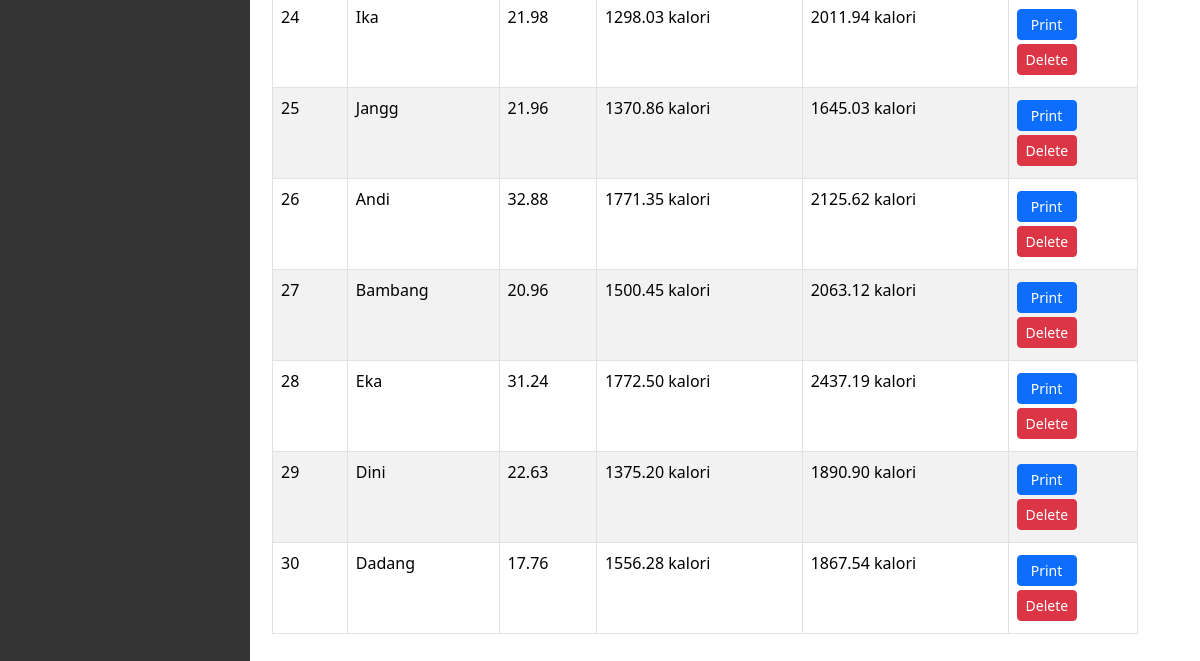
The page /manage_calc (signed in, lower part) on the database as committed earlier.
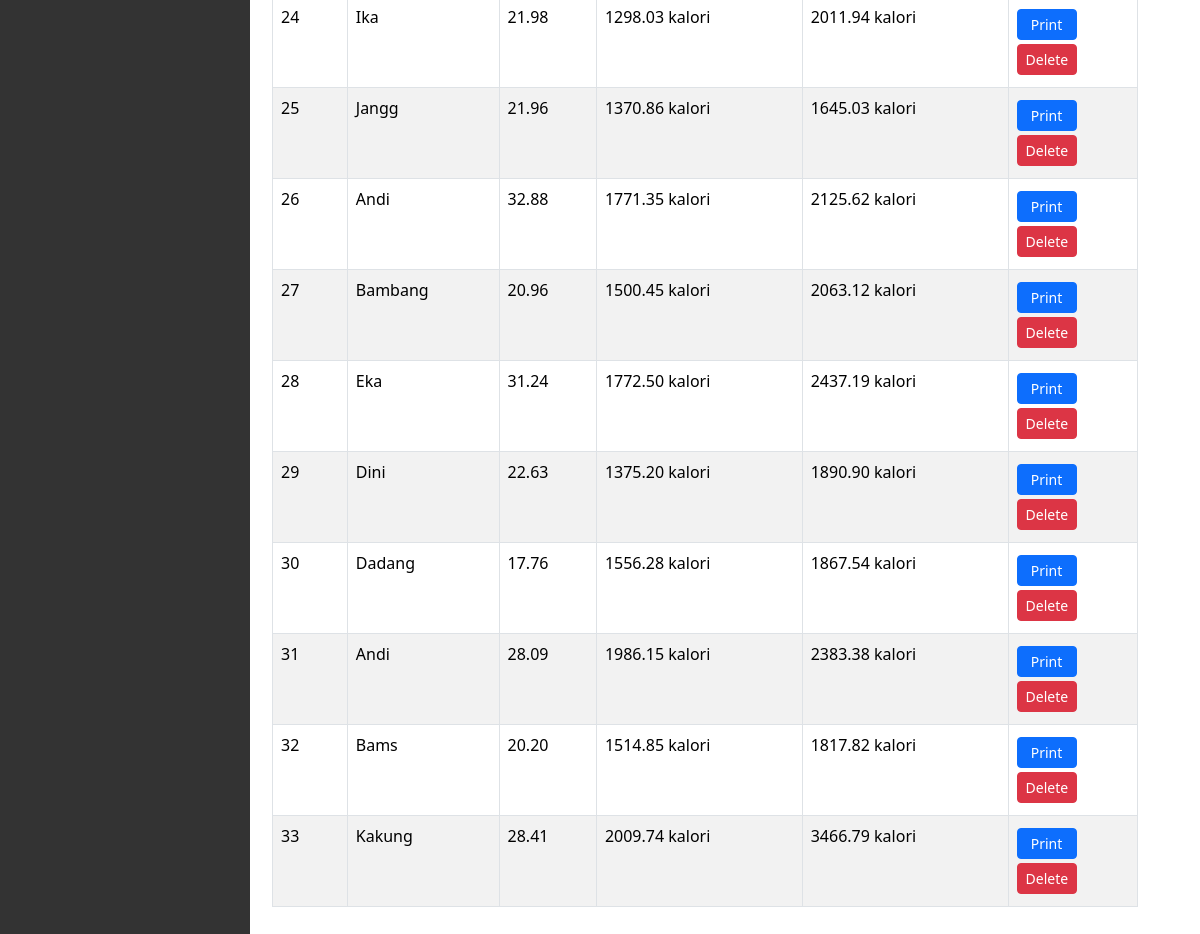
The same page on the database as committed later.
### tables this page shows
CREATE TABLE "bio" (
    id INTEGER PRIMARY KEY AUTOINCREMENT,
    user_id INTEGER,
	name TEXT, 
    imt NUMERIC NOT NULL,
    bmr NUMERIC NOT NULL,
    tdee NUMERIC NOT NULL,
    timestamp TIMESTAMP DEFAULT CURRENT_TIMESTAMP,
    FOREIGN KEY (user_id) REFERENCES users(id)
);

### app.py (the view)
@app.route('/manage_calc', methods=["GET", "POST"])
@login_admin_required
def manage_calc():
    bios = db.execute("SELECT * FROM bio")
    return render_template("manage-kalk.html", bios=bios)

### app.py (called while the page is built)
@app.after_request
def after_request(response):
    response.headers["Cache-Control"] = "no-cache, no-store, must-revalidate"
    response.headers["Expires"] = 0
    response.headers["Pragma"] = "no-cache"
    return response

### helpers.py (called while the page is built)
def login_admin_required(f):
    @wraps(f)
    def decorated_function(*args, **kwargs):
        if session.get("role") != 'admin':
            return redirect("/login")
        return f(*args, **kwargs)
    return decorated_function

def format_decimal(value):
    if value is None:
        return ""
    try:
        formatted_value = "{:.2f}".format(value)
        return formatted_value
    except (ValueError, TypeError):
        return ""

### templates/manage-kalk.html (shortened to what this page needs)
{% extends "dashboard.html" %}
{% block content %}
<div class="section">
    <div action="/manage_user" method="post"></form>
    <table class="table table-striped">
        <tbody>
            {% for bio in bios %}
            <tr>
                <td class="table-cell">{{ loop.index }}</td>
                <td class="table-cell">{{ bio.name }}</td>
                <td class="table-cell">{{ format_decimal(bio.imt) }}</td>
                <td class="table-cell">{{ format_decimal(bio.bmr) }} kalori</td>
                <td class="table-cell">{{ format_decimal(bio.tdee) }} kalori</td>
                <td class="table-cell">
                    <div class="d-block my-1"><a href="/print/kalkulasi/{{ bio.id }}" class="btn btn-primary btn-sm" style="width: 60px"> Print </a></div>
                    <div class="d-block my-1">
                        <form action="/delete/kalkulasi/{{ bio.id }}" method="post" onsubmit="return confirm('Apakah Anda yakin ingin menghapus data ini?');">
                            <button type="submit" class="btn btn-danger btn-sm" style="width: 60px">Delete</button>
                        </form>
                    </div>
                </td>
            </tr>
            {% endfor %}
        </tbody>
    </table>
</div>
{% endblock %}

Rows that differ between the two databases and show on the page:
added bio: name "Andi", imt "28.09", bmr "1986.15", tdee "2383.38"
added bio: name "Bams", imt "20.20", bmr "1514.85", tdee "1817.82"
added bio: name "Kakung", imt "28.41", bmr "2009.74", tdee "3466.79"
